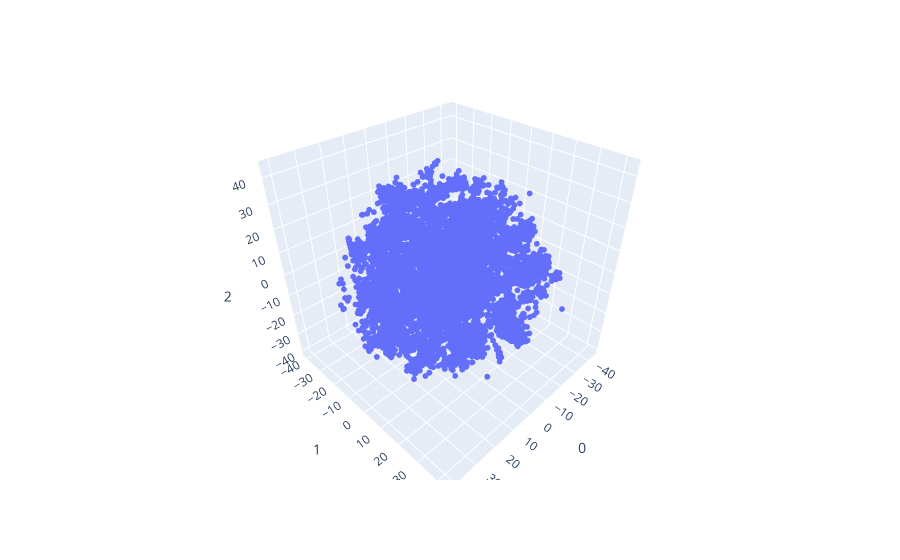

The notebook cell saved with this chart:
### Code cell
import plotly.express as px

fig = px.scatter_3d(
    projections, x=0, y=1, z=2
)
fig.update_traces(marker_size=2)
fig.show()

### Figure 1 — Plotly figure (JSON) as saved in the notebook; plotly's stock layout.template omitted (floating-point values rounded to 4 significant figures; data arrays with more than 128 entries replaced by an {"elided": "..."} marker saying what was removed)
{"data": [{"hovertemplate": "0=%{x}<br>1=%{y}<br>2=%{z}<extra></extra>", "legendgroup": "", "marker": {"color": "#636efa", "size": 2, "symbol": "circle"}, "mode": "markers", "name": "", "scene": "scene", "showlegend": false, "type": "scatter3d", "x": {"elided": "7264 float values"}, "y": {"elided": "7264 float values"}, "z": {"elided": "7264 float values"}}], "layout": {"legend": {"tracegroupgap": 0}, "margin": {"t": 60}, "scene": {"domain": {"x": [0, 1], "y": [0, 1]}, "xaxis": {"title": {"text": "0"}}, "yaxis": {"title": {"text": "1"}}, "zaxis": {"title": {"text": "2"}}}}}
